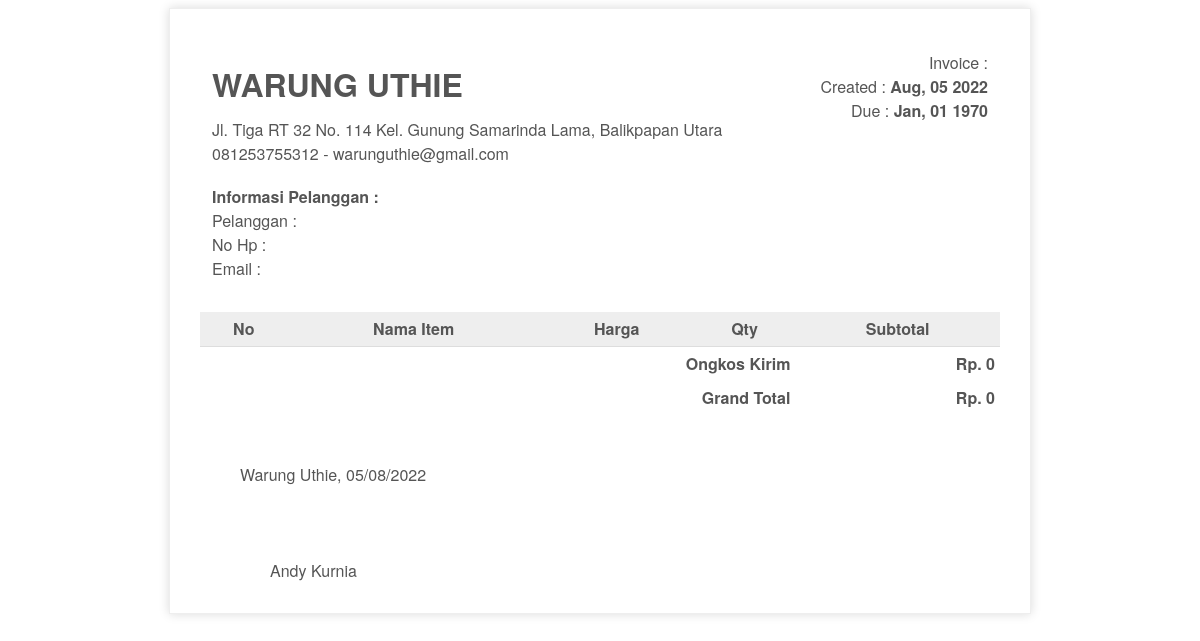
The app's page /tokosaw/admin/invoice.php with its own data.
### tables this page shows
CREATE TABLE `config` (
  `id_config` int(11) NOT NULL,
  `nama` varchar(254) NOT NULL,
  `alamat` text NOT NULL,
  `email` varchar(100) NOT NULL,
  `nohp` varchar(20) NOT NULL,
  `tagline` varchar(254) NOT NULL,
  `ongkir` int(11) NOT NULL
);

### tokosaw/dbconnect.php (called while the page is built, shortened)
<?php
$conn = mysqli_connect("localhost","root","","tokosaw");
$sqlweb = mysqli_query($conn,"SELECT * FROM config ");
$web 	= mysqli_fetch_assoc($sqlweb);
$author = 'Andy Kurnia';
?>

### tokosaw/admin/invoice.php (the view, shortened to what this page needs)
<?php
include '../dbconnect.php';
$orderids = $_GET['id'];
$liatcust = mysqli_query($conn,"select * from login l, cart c where orderid='$orderids' and l.userid=c.userid");
$list = mysqli_fetch_assoc($liatcust);
?>
<!doctype html>
<html>
<head>
</head>
<body>
    <div class="invoice-box">
        <table cellpadding="0" cellspacing="0">
            <tr class="top">
                <td colspan="5">
                    <table>
                        <tr>
                            <td >
                                <h1 style="font-weight: bold"><?=strtoupper($web['nama'])?></h1>
                                <?=$web['alamat']?><br>
                                <?=$web['nohp']?> - <?=$web['email']?>
                            </td>
                            <td>
                                Invoice : <b><?=$list['orderid']?></b><br>
                                Created : <b><?=date('M, d Y')?></b><br>
                                Due : <b><?=date('M, d Y',strtotime($list['tglorder'])) ?></b>
                            </td>
                        </tr>
                    </table>
                </td>
            </tr>
            <tr class="information">
                <td colspan="5">
                    <table>
                        <tr>
                            <td colspan="2">
                                <font style="font-size: 16px; font-weight: bold">Informasi Pelanggan :</font><br>
                                <font style="font-size: 16px;">
                                    Pelanggan : <?=$list['namalengkap']?><br>
                                    No Hp : <?=$list['notelp']?><br>
                                    Email : <?=$list['email']?><br>
                                </font>
                                <br>
                            </td>
                        </tr>
                    </table>
                </td>
            </tr>
            <tr class="heading">
                <td> No </td>
                <td> Nama Item </td>
                <td> Harga </td>
                <td> Qty </td>
                <td> Subtotal </td>
            </tr>
            <tr class="total" >
                <td colspan="4" style="text-align: right;"><b>Ongkos Kirim</b></td>
                <td style="text-align: right;">
                    Rp. <?=number_format($list['ongkir'])?>
                </td>
            </tr>
            <tr class="total" >
                <td colspan="4" style="text-align: right;"><b>Grand Total</b></td>
                <td style="text-align: right;">
                    Rp. <?=number_format($akhir + $list['ongkir'])?>
                </td>
            </tr>
        </table>
        <br><br>
        <tr>
            <font  style="margin-left: 40px;"><?=$web['nama']?>, <?=date('d/m/Y')?></font>
            <br><br><br><br>
            <font  style="margin-left: 70px;"><?=$author?></font>
        </tr>
    </div>
</body>
</html>

### tokosaw/admin/invoice.php (style rules this page uses)
.invoice-box { max-width: 800px; margin: auto; padding: 30px; border: 1px solid #eee; box-shadow: 0 0 10px rgba(0, 0, 0, .15); font-size: 16px; line-height: 24px; font-family: 'Helvetica Neue', 'Helvetica', Helvetica, Arial, sans-serif; color: #555; }
.invoice-box table { width: 100%; line-height: inherit; text-align: left; }
.invoice-box table td { padding: 5px; vertical-align: top; }
.invoice-box table tr td:nth-child(2) { text-align: right; }
.invoice-box table tr.top table td { padding-bottom: 0px; }
.invoice-box table tr.information table td { padding-bottom: 0px; }
.invoice-box table tr.heading td { background: #eee; border-bottom: 1px solid #ddd; font-weight: bold; text-align:center; }
.invoice-box table tr.total { border-top: 2px solid #eee; font-weight: bold; }

### records on screen
config: nama "WARUNG UTHIE", alamat "Jl. Tiga RT 32 No. 114 Kel. Gunung Samarinda Lama, Balikpapan Utara", nohp "081253755312", email "warunguthie@gmail.com", nama "Warung Uthie"

### other values on screen
date('M, d Y',strtotime($list['tglorder'])) "Jan, 01 1970"
$list['ongkir'] "0"
$akhir + $list['ongkir'] "0"
$author "Andy Kurnia"
